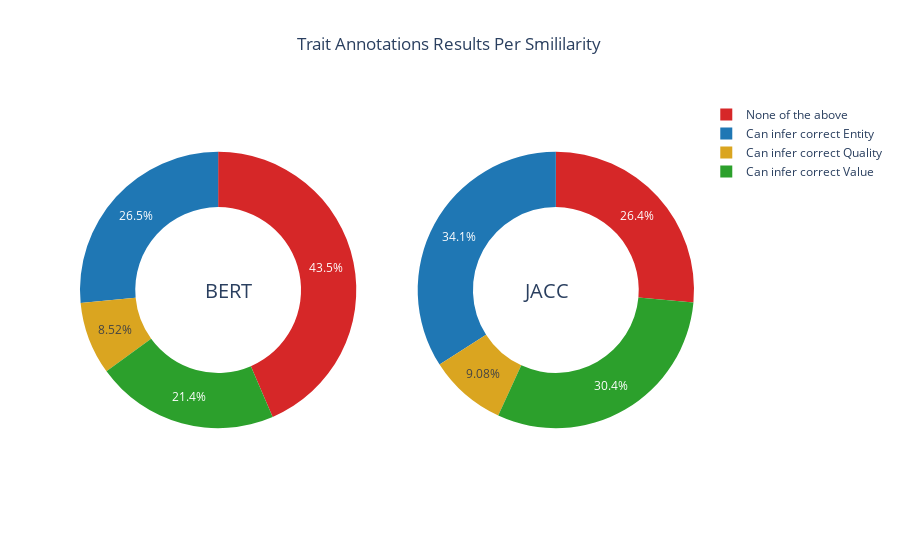

Notebook code for this chart:
### Markdown cell above
### Plotly

### Code cell
df_plot = df.groupby(["SIM", "Result"]).count()["Species"]
df_plot.name = "Data"
df_plot

labels = ['None of the above', 'Can infer correct Entity', 'Can infer correct Quality', 'Can infer correct Value']
colors = [
     '#d62728', 
     '#1f77b4',
     'goldenrod',
     '#2ca02c', 
     ]

# Create subplots: use 'domain' type for Pie subplot
fig = make_subplots(rows=1, cols=2, specs=[[{'type':'domain'}, {'type':'domain'}]])
fig.add_trace(go.Pie(labels=labels, 
                     values=df_plot.loc["Bert", labels].values,
                     name="Bert Similarity",
                     sort=False,
                     marker_colors=colors),
              1, 1)
fig.add_trace(go.Pie(labels=labels, 
                     values=df_plot.loc["Jacc", labels].values,
                     name="Jaccard Similarity",
                     sort=False,
                     marker_colors=colors),
              1, 2)

# Use `hole` to create a donut-like pie chart
fig.update_traces(hole=.6, hoverinfo="label+percent+name",)

fig.update_layout(
    title_text="Trait Annotations Results Per Smililarity", title_x=0.33,
    # Add annotations in the center of the donut pies.
    annotations=[dict(text='BERT', x=0.2, y=0.5, font_size=20, showarrow=False),
                 dict(text='JACC', x=0.8, y=0.5, font_size=20, showarrow=False)],
               #   legend={'traceorder':'normal'}
                 )
fig.show()


folder_figures = "../../../reports/figures/"
file_name = "PxPlot_HTML_SurveysPerSimilarity.html"
fig.write_html(F"{folder_figures}{file_name}")
file_name = "PxPlot_PDF_SurveysPerSimilarity.pdf"
fig.write_image(F"{folder_figures}{file_name}")

### Figure 1 — Plotly figure (JSON) as saved in the notebook; plotly's stock layout.template omitted (floating-point values rounded to 4 significant figures)
{"data": [{"domain": {"x": [0, 0.45], "y": [0, 1]}, "hole": 0.6, "hoverinfo": "label+percent+name", "labels": ["None of the above", "Can infer correct Entity", "Can infer correct Quality", "Can infer correct Value"], "marker": {"colors": ["#d62728", "#1f77b4", "goldenrod", "#2ca02c"]}, "name": "Bert Similarity", "sort": false, "type": "pie", "values": [327, 199, 64, 161]}, {"domain": {"x": [0.55, 1], "y": [0, 1]}, "hole": 0.6, "hoverinfo": "label+percent+name", "labels": ["None of the above", "Can infer correct Entity", "Can infer correct Quality", "Can infer correct Value"], "marker": {"colors": ["#d62728", "#1f77b4", "goldenrod", "#2ca02c"]}, "name": "Jaccard Similarity", "sort": false, "type": "pie", "values": [166, 214, 57, 191]}], "layout": {"annotations": [{"font": {"size": 20}, "showarrow": false, "text": "BERT", "x": 0.2, "y": 0.5}, {"font": {"size": 20}, "showarrow": false, "text": "JACC", "x": 0.8, "y": 0.5}], "title": {"text": "Trait Annotations Results Per Smililarity", "x": 0.33}}}
